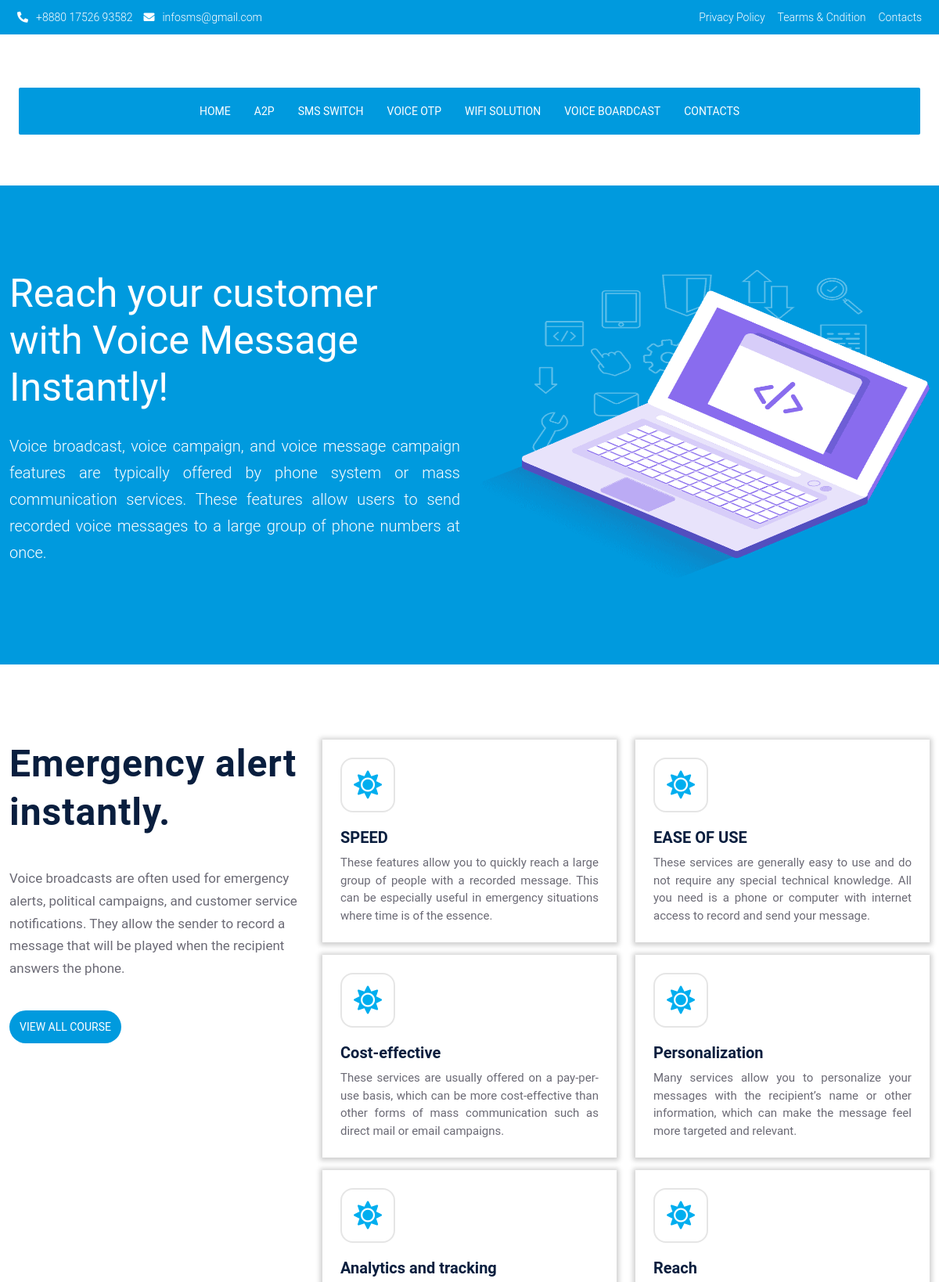
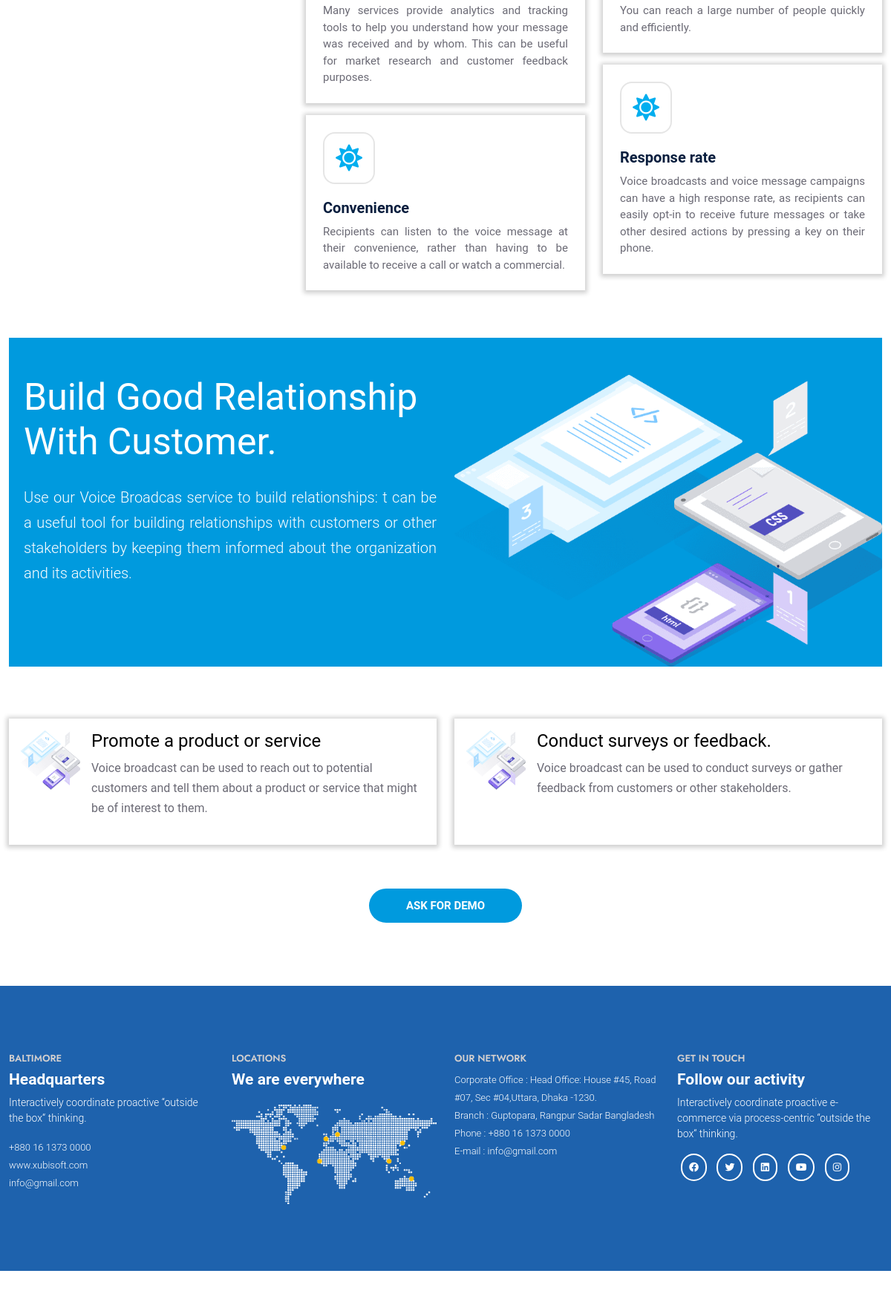
Screenshot of /boardcast/ (upper part) with the database file from the repository (2 pictures, top to bottom).
### sms/models.py (models this page shows, shortened)
class Contact_information(models.Model):
    phone_no = models.CharField(null=True, max_length=20)
    email_address = models.EmailField(null=True, max_length=50)
    address = models.TextField(max_length=200, null=True)
    header_ph_no = models.CharField(null=True, max_length=20)
    header_email = models.EmailField(null=True, max_length=50)
    logo = models.ImageField(null=True, default="avatar.svg")
    class Meta:
        verbose_name_plural = "Contact Information"

class Boardcast_Top(models.Model):
    title = models.CharField(max_length=50, null=True)
    details = models.TextField(null=True)
    picture = models.ImageField(null=True, default="avatar.svg")
    site_title = models.CharField(max_length=50, null=True)
    site_details = models.TextField(null=True)
    class Meta:
        verbose_name_plural = "Boardcast Top"

class Boardcast_Menu(models.Model):
    title = models.CharField(max_length=50, null=True)
    details = models.TextField(null=True)
    class Meta:
        verbose_name_plural = "Boardcast Manue"

class Boardcast_content(models.Model):
    title = models.CharField(max_length=50, null=True)
    details = models.TextField(null=True)
    picture = models.ImageField(null=True, default="avatar.svg")
    demo = models.CharField(max_length=25, null=True)
    class Meta:
        verbose_name_plural = "Boardcast Content"

class Boardcast_Bottom(models.Model):
    title = models.CharField(max_length=50, null=True)
    details = models.TextField(null=True)
    picture = models.ImageField(null=True, default="avatar.svg")
    demo = models.CharField(max_length=25, null=True)
    class Meta:
        verbose_name_plural = "Boardcast Bottom"

class Contact_Headquarter(models.Model):
    title = models.CharField(null=True, max_length=75)
    phone_no = models.CharField(null=True, max_length=20)
    email_address = models.EmailField(null=True, max_length=50)
    branch_address = models.TextField(max_length=200, null=True)
    branch_ph_no = models.CharField(null=True, max_length=20)
    branch_email = models.EmailField(null=True, max_length=50)
    class Meta:
        verbose_name_plural = "Contact Headquarter"

### sms/views.py (the view)
# urls.py: path('boardcast/', views.boardCast, name="boardcast"),
def boardCast(request):
    homeService = Home_Service.objects.all()
    conntact = Contact_information.objects.all()[0:1]
    headQuater = Contact_Headquarter.objects.all()[0:1]
    boardcast = Boardcast_Menu.objects.all()
    boardcastop = Boardcast_Top.objects.all()[0:1]
    boardmeddle = Boardcast_content.objects.all()[0:1]
    boardbottom = Boardcast_Bottom.objects.all()
    context  = {'boardcast': boardcast,
                'boardcastop': boardcastop,
                'boardmeddle': boardmeddle,
                'boardbottom': boardbottom,
                'homeService': homeService,
                'conntact': conntact,
                'headQuater': headQuater,
                }
    return render(request, 'base/boardcast.html', context)

### sms/templates/base/boardcast.html
{% extends 'main.html' %}
{% load static %}
{% block content %}
    <section class="sms-switch">
        <div class="container">
        {% for boradtop in boardcastop %}
        <div class="row mt-5">
            <div class="col-md-6">
                <div class="contact-slider-area">
                    <h2>{{boradtop.title}}</h2>
                    <p>{{boradtop.details}}</p>
                </div>
            </div>
            <div class="col-md-6">
                <div class="sms-img">
                    <img src="{{boradtop.picture.url}}" alt="">
                </div>
            </div>
        </div>
        {% endfor %}
    </div>
    </section>
        <section class="py-5 mt-5">
            <div class="container">
                <div class="row">
                    <div class="col-md-4">
                        {% for boradtop in boardcastop %}
                        <div class="bordcast-tt">
                            <h1>{{boradtop.site_title}}</h1>
                            <p>{{boradtop.site_details}}</p>
                            <div class="boardcast-bt mt-5">
                                <a href="#">VIEW ALL COURSE</a>
                            </div>
                        </div>
                        {% endfor %}
                    </div>
                    <div class="col-md-4">
                        {% for broadcast1 in boardcast %}
                        <div class="boardcast-service-sec">
                                <i class="fas fa-sun"></i>
                                <h2>{{broadcast1.title}}</h2>
                                <p>{{broadcast1.details}}</p>
                        </div>
                        {% endfor %}
                    </div>
                    <div class="col-md-4">
                        <div class="boardcast-service-sec">
                               <i class="fas fa-sun"></i>
                               <h2>EASE OF USE</h2>
                               <p>These services are generally easy to use and do not require any special technical knowledge. All you need is a phone or computer with internet access to record and send your message.</p>
                           </div>
                        <div class="boardcast-service-sec">
                               <i class="fas fa-sun"></i>
                               <h2>Personalization</h2>
                               <p>Many services allow you to personalize your messages with the recipient’s name or other information, which can make the message feel more targeted and relevant.</p>
                           </div>
                        <div class="boardcast-service-sec">
                               <i class="fas fa-sun"></i>
                               <h2>Reach</h2>
                               <p>You can reach a large number of people quickly and efficiently.</p>
                           </div>
                        <div class="boardcast-service-sec">
                               <i class="fas fa-sun"></i>
                               <h2>Response rate</h2>
                               <p>Voice broadcasts and voice message campaigns can have a high response rate, as recipients can easily opt-in to receive future messages or take other desired actions by pressing a key on their phone.</p>
                           </div>
                   </div>
                </div>
            </div>
        </section>
    <div class="container">
        <section class="boardcast-switch">
            {% for boradmeddle in boardmeddle %}
            <div class="row">
                <div class="col-md-6">
                    <div class="boardcast-btc-area">
                        <h2>{{boradmeddle.title}}</h2>
                        <p>{{boradmeddle.details}}</p>
                    </div>
                </div>
                <div class="col-md-6">
                    <div class="sms-img">
                        <img src="{{boradmeddle.picture.url}}" alt="">
                    </div>
                </div>
            </div>
            {% endfor %}
        </section>
        <div class="row">
            {% for boradbottom in boardbottom %}
            <div class="col-md-6">
                <div class="card-body d-flex">
                    <img src="{{boradbottom.picture.url}}" alt="">
                    <div class="cad-txt">
                         <h4>{{boradbottom.title}}</h4>
                    <p>{{boradbottom.details}}</p>
                    </div>
                </div>
            </div>
            {% endfor %}
            {% for boradmeddle in boardmeddle %}
            <div class="boardcast-ft text-center pb-5">
                <a href="#">{{boradmeddle.demo}}</a>
            </div>
            {% endfor %}
        </div>
    </div>
{% endblock %}

### templates/header.html (shortened to what this page needs)
{% load static %}
     {% for conntact in conntact %}
    <section class="b-bac">
            <section class="head-top-bg">
                <div class="container">
                    <div class="row">
                        <div class="col-md-6">
                            <div class="head-top-ll">
                                <a href="#"><i class="fas fa-phone-alt"></i>{{conntact.header_ph_no}}</a>
                                <a href="#"><i class="fas fa-envelope"></i>{{conntact.header_email}}</a>
                            </div>
                        </div>
                        <div class="col-md-6">
                            <div class="head-top-rr text-end">
                                    <a href="#">Privacy Policy</a>
                                    <a href="#">Tearms & Cndition</a>
                                    <a href="{% url 'contact' %}">Contacts</a>
                                </div>
                        </div>
                    </div>
                </div>
            </section>
            <section class="top-bg">
            <div class="container">
                <div class="row gx-0">
                    <div class="col-md-12 text-center">
                        <div class="align-items-center">
                        </div>
                    </div>
                </div>
            </div>
    </section>
    {% endfor %}
        <div class="container-fluid navbar navbar-expand-lg navbar-light py-lg-0 sticky">
            <nav class="container">
                <div class="collapse navbar-collapse justify-content-between text-white" id="navbarCollapse">
                    <div class="navbar-nav m-auto py-0">
                        <a href="{% url 'home' %}" class="nav-item nav-link">Home</a>
                        <div class="nav-item dropdown">
                            <a href="{% url 'a2p' %}" class="nav-link dropdown-toggle">A2P</a>
                        </div>
                        <div class="nav-item dropdown">
                            <a href="{% url 'sms-switch' %}" class="nav-link dropdown-toggle">SMS Switch</a>
                        </div>
                        <div class="nav-item dropdown">
                            <a href="{% url 'voiceotp' %}" class="nav-link dropdown-toggle">Voice OTP</a>
                        </div>
                        <div class="nav-item dropdown">
                            <a href="{% url 'wifisolution' %}" class="nav-link dropdown-toggle">WiFi Solution</a>
                        </div>
                        <div class="nav-item dropdown">
                            <a href="{% url 'boardcast' %}" class="nav-link dropdown-toggle">Voice Boardcast</a>
                        </div>
                        <div class="nav-item dropdown">
                            <a href="{% url 'contact' %}" class="nav-link dropdown-toggle">Contacts</a>
                        </div>
                    </div>
                </div>
            </nav>
        </div>
    </section>

### templates/footer.html (shortened to what this page needs)
{% load static %}
    <section class="bg mt-5">
        <div class="container">
            <div class="row">
                <div class="col-md-3">
                    {% for headQuater in headQuater %}
                    <div class="top-f">
                        <h4>BALTIMORE</h4>
                        <h3>Headquarters</h3>
                        <p>{{headQuater.title}}</p>
                        <a href="#">{{headQuater.phone_no}}</a><br>
                        <a href="#">www.xubisoft.com</a><br>
                        <a href="#">{{headQuater.email_address}}</a>
                    </div>
                    {% endfor %}
                </div>
                <div class="col-md-3">
                    <div class="top-f">
                        <h4>LOCATIONS</h4>
                        <h3>We are everywhere</h3>
                        <img src="{% static 'img/world-dot.png' %}" alt="">
                    </div>
                </div>
                <div class="col-md-3">
                    <div class="top-f">
                        <h4>OUR NETWORK</h4>
                        {% for conntact in conntact %}
                        <a href="#"> Corporate Office : {{conntact.address}}</a>
                        {% endfor %}
                        <br>
                        {% for headQuater in headQuater %}
                        <a href="#">Branch : {{headQuater.branch_address}}</a><br>
                        <a href="#">Phone : {{headQuater.branch_ph_no}}</a><br>
                        <a href="#">E-mail : {{headQuater.branch_email}}</a>
                        {% endfor %}
                    </div>
                </div>
                <div class="col-md-3">
                    <div class="top-f">
                        <h4>GET IN TOUCH</h4>
                        <h3>Follow our activity</h3>
                        <p>Interactively coordinate proactive e-commerce via process-centric “outside the box“ thinking.</p>
                        <div class="position-relative d-inline-flex align-items-center top-shape pe-0">
                        <div class="me-0 pe-0 py-2">
                            <p class="icon-design ft">
                                <a href="#"><i class="fab fa-facebook"></i></a>
                                <a href="#"><i class="fab fa-twitter"></i></a>
                                <a href="#"><i class="fab fa-linkedin"></i></a>
                                <a href="#"><i class="fab fa-youtube"></i></a>
                                <a href="#"><i class="fab fa-instagram"></i> </a>
                            </p>
                        </div>
                    </div>
                </div>
            </div>
        </div>
    </section>

### rows the page displays
Contact_information: header_ph_no "+8880 17526 93582", header_email "infosms@gmail.com", address "Head Office: House #45, Road #07, Sec #04,Uttara, Dhaka -1230."
Boardcast_Top: title "Reach your customer with Voice Message Instantly!", details "Voice broadcast, voice campaign, and voice message campaign features are typically offered by phone system or mass communication services. These features allow users to send recorded voice messages to a large group of phone numbers at once.", picture (picture), site_title "Emergency alert instantly.", site_details "Voice broadcasts are often used for emergency alerts, political campaigns, and customer service notifications. They allow the sender to record a message that will be played when the recipient answers the phone."
Boardcast_Menu: title "SPEED", details "These features allow you to quickly reach a large group of people with a recorded message. This can be especially useful in emergency situations where time is of the essence."
Boardcast_Menu: title "Cost-effective", details "These services are usually offered on a pay-per-use basis, which can be more cost-effective than other forms of mass communication such as direct mail or email campaigns."
Boardcast_Menu: title "Analytics and tracking", details "Many services provide analytics and tracking tools to help you understand how your message was received and by whom. This can be useful for market research and customer feedback purposes."
Boardcast_Menu: title "Convenience", details "Recipients can listen to the voice message at their convenience, rather than having to be available to receive a call or watch a commercial."
Boardcast_content: title "Build Good Relationship With Customer.", details "Use our Voice Broadcas service to build relationships: t can be a useful tool for building relationships with customers or other stakeholders by keeping them informed about the organization and its activities.", picture (picture), demo "ASK FOR DEMO"
Boardcast_Bottom: picture (picture), title "Promote a product or service", details "Voice broadcast can be used to reach out to potential customers and tell them about a product or service that might be of interest to them."
Boardcast_Bottom: picture (picture), title "Conduct surveys or feedback.", details "Voice broadcast can be used to conduct surveys or gather feedback from customers or other stakeholders."
Contact_Headquarter: title "Interactively coordinate proactive “outside the box“ thinking.", phone_no "+880 16 1373 0000", email_address "info@gmail.com", branch_address "Guptopara, Rangpur Sadar Bangladesh", branch_ph_no "+880 16 1373 0000", branch_email "info@gmail.com"
